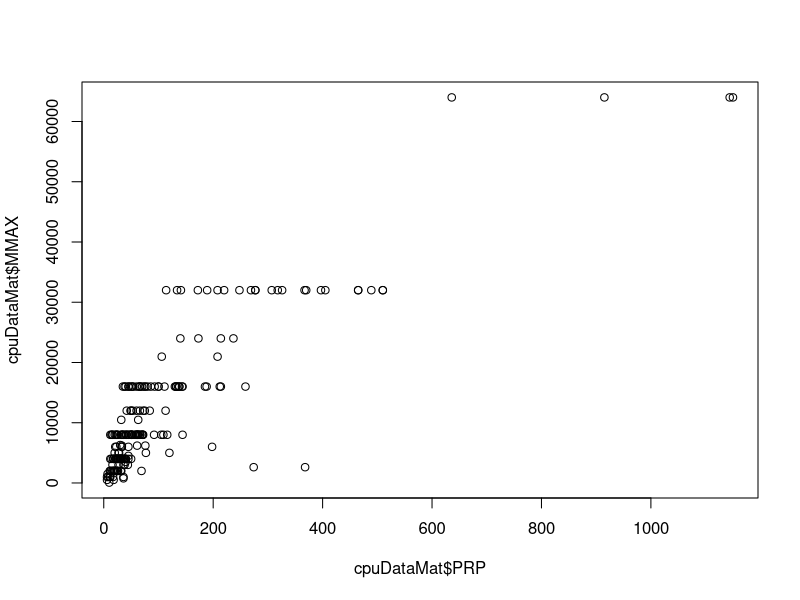

This chart was generated by the following R code:
#Con este comando se carga el data set
cpuData <- read.csv("machine.csv")

#Con los siguientes dos comandos, se eliminan las columnas no numericas, y se guardan en una matriz
cpuDataMat <- cpuData[-1]
cpuDataMat <- cpuDataMat[-1]

#Con este comando se hace la correlacion del dataset
cor(cpuDataMat)

#Grafica de scatter `para la correlacion de PRP y MMAX`
plot(cpuDataMat$PRP,cpuDataMat$MMAX)

